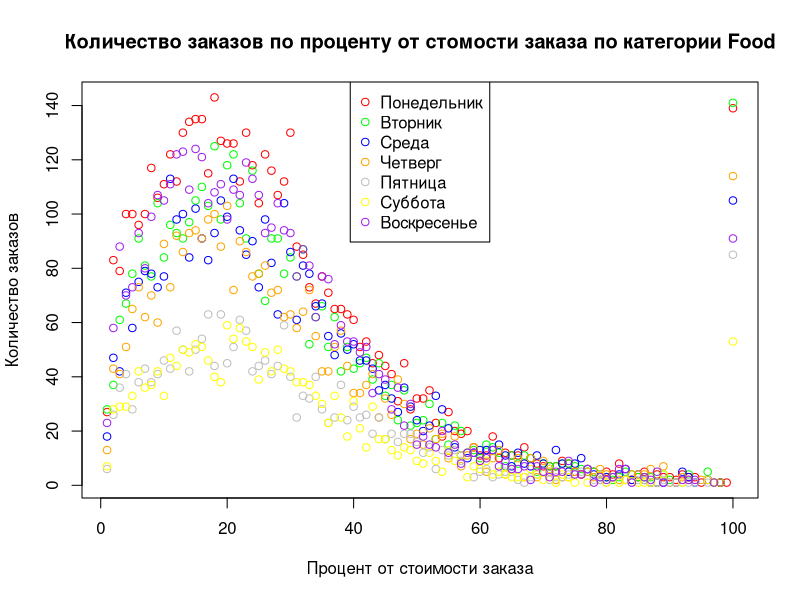

Generate this figure with R:
data <- read.table(file = 'data/ulabox_orders_with_categories_partials_2017.csv', header = TRUE, sep = ",")
print(head(data))

data <- subset(data, round(data$Food.) > 0)
result <- aggregate(data$order, by = list(round(data$Food.), data$weekday), FUN = length)
names(result) <- c("Food_pct", "Weekday", "Order_count")

plot(
    result$Food_pct, 
    result$Order_count,
    col = c("red", "green", "blue", "orange", "gray", "yellow", "purple")[result$Weekday],
    main = "Количество заказов по проценту от стомости заказа по категории Food", 
    xlab = "Процент от стоимости заказа", 
    ylab = "Количество заказов",
    )

legend(
    "top", 
    cex = 1, 
    pch = 1, 
    col = c("red", "green", "blue", "orange", "gray", "yellow", "purple"), 
    c("Понедельник", "Вторник", "Среда", "Четверг", "Пятница", "Суббота", "Воскресенье")
)
